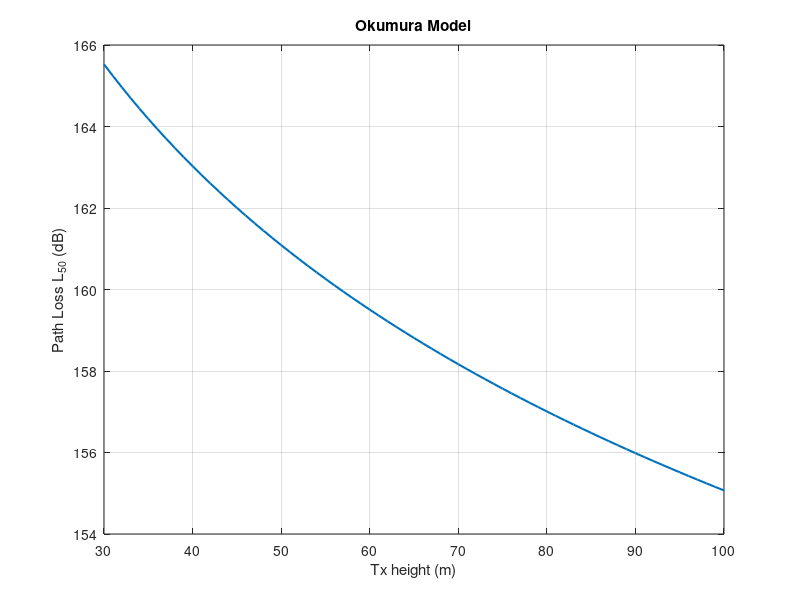

Write MATLAB code to recreate this figure.
clc; clear; close all;

% Inputs
hte = 30:100;                 % Tx height (m)
hre = 10;                     % Rx height (m)
d = 50e3;                     % Distance (m)
f = 900;                      % Frequency (MHz)
EIRP = 37;                   % EIRP
Gr = 1;                       % Rx gain

% Constants
c = 3e8;
lambda = c/(f*1e6);

% Conversions
EIRP_dBm = 10*log10(EIRP);
Gr_dB = 10*log10(Gr);

% Okumura constants
Amu = 43; 
Garea = 9;

% Gains
Ghte = 20*log10(hte/200);
Ghre = 20*log10(hre/3);

% Loss calculations
Lf = 20*log10((4*pi*d)/lambda);
L50 = Lf + Amu - Ghte - Ghre - Garea;

% Received power
Pr = EIRP_dBm - L50 + Gr_dB;

% Display (at hte = 100 m)
fprintf('Lf = %.2f dB\n',Lf);
fprintf('Ghte = %.2f dB\n',Ghte(end));
fprintf('Ghre = %.2f dB\n',Ghre);
fprintf('Lambda = %.3f m\n',lambda);
fprintf('L50 = %.2f dB\n',L50(end));
fprintf('Pr = %.2f dBm\n',Pr(end));

% Plot
plot(hte,L50,'LineWidth',1.5), grid on
xlabel('Tx height (m)'), ylabel('Path Loss L_{50} (dB)')
title('Okumura Model')
